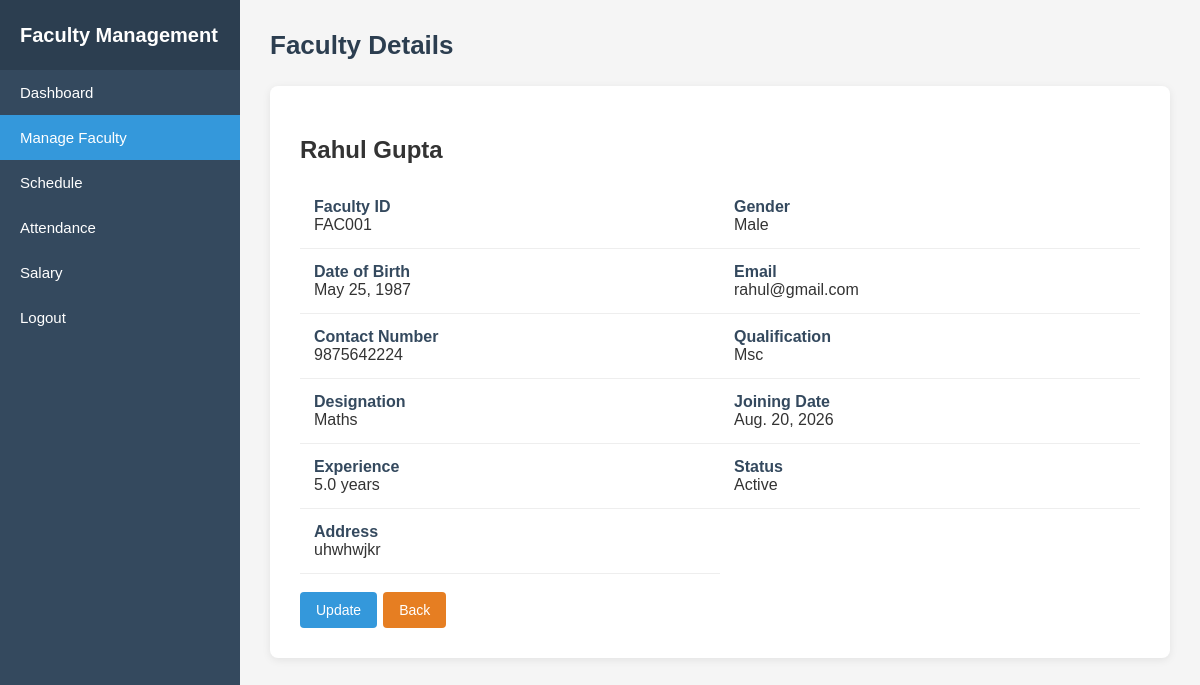
/view-faculty/FAC001/ (signed in), run on the app's committed database.
### faculty/models.py (models this page shows)
class Faculty(models.Model):
    FacultyID = models.CharField(max_length=10, primary_key=True)
    Password = models.CharField(max_length=255, blank=True)
    ProfilePhoto = models.ImageField(upload_to="faculty_photos/", blank=True)
    FirstName = models.CharField(max_length=50)
    LastName = models.CharField(max_length=50)
    Gender = models.CharField(max_length=20)
    DOB = models.DateField()
    Email = models.EmailField()
    ContactNumber = models.CharField(max_length=10)
    Address = models.TextField()
    Qualification = models.CharField(max_length=100)
    Designation = models.CharField(max_length=100)
    JoiningDate = models.DateField()
    Experience = models.DecimalField(max_digits=4, decimal_places=1)
    Status = models.CharField(max_length=20)

### faculty/views.py (the view)
def view_faculty(request, faculty_id):
    if "admin_id" not in request.session:
        return redirect("login")
    faculty = get_object_or_404(
        Faculty,
        FacultyID=faculty_id
    )
    return render(
        request,
        "view_faculty.html",
        {
            "faculty": faculty
        }
    )

### templates/view_faculty.html (shortened to what this page needs)
{% load static %}
<!DOCTYPE html>
<html lang="en">
<head>
    <link rel="stylesheet" href="{% static 'style.css' %}?v=4">
</head>
<body>
<div class="dashboard-container">
    <aside class="sidebar">
        <div class="sidebar-header">
            <h2>Faculty Management</h2>
        </div>
        <ul class="sidebar-menu">
            <li>
                <a href="{% url 'dashboard' %}">
                    Dashboard
                </a>
            </li>
            <li>
                <a href="{% url 'manage_faculty' %}" class="active">
                    Manage Faculty
                </a>
            </li>
             <li>
                <a href="{% url 'schedule' %}">
                    Schedule
                </a>
            </li>
            <li>
                <a href="{% url 'attendance' %}">
                    Attendance
                </a>
            </li>
            <li>
                <a href="{% url 'salary' %}">
                    Salary
                </a>
            </li>
            <li>
                <a href="{% url 'logout' %}">
                    Logout
                </a>
            </li>
        </ul>
    </aside>
    <main class="main-content">
        <div class="page-container">
            <h1 class="page-title">
                Faculty Details
            </h1>
            <div class="view-faculty-card">
                <h2>
                    {{ faculty.FirstName }} {{ faculty.LastName }}
                </h2>
                <div class="faculty-details">
                    <div class="detail-item">
                        <strong>Faculty ID</strong><br>
                        {{ faculty.FacultyID }}
                    </div>
                    <div class="detail-item">
                        <strong>Gender</strong><br>
                        {{ faculty.Gender }}
                    </div>
                    <div class="detail-item">
                        <strong>Date of Birth</strong><br>
                        {{ faculty.DOB }}
                    </div>
                    <div class="detail-item">
                        <strong>Email</strong><br>
                        {{ faculty.Email }}
                    </div>
                    <div class="detail-item">
                        <strong>Contact Number</strong><br>
                        {{ faculty.ContactNumber }}
                    </div>
                    <div class="detail-item">
                        <strong>Qualification</strong><br>
                        {{ faculty.Qualification }}
                    </div>
                    <div class="detail-item">
                        <strong>Designation</strong><br>
                        {{ faculty.Designation }}
                    </div>
                    <div class="detail-item">
                        <strong>Joining Date</strong><br>
                        {{ faculty.JoiningDate }}
                    </div>
                    <div class="detail-item">
                        <strong>Experience</strong><br>
                        {{ faculty.Experience }} years
                    </div>
                    <div class="detail-item">
                        <strong>Status</strong><br>
                        {{ faculty.Status }}
                    </div>
                    <div class="detail-item">
                        <strong>Address</strong><br>
                        {{ faculty.Address }}
                    </div>
                </div>
                <br>
                <div class="action-buttons">
                    <a
                        href="{% url 'update_faculty' faculty.FacultyID %}"
                        class="btn btn-primary"
                    >
                        Update
                    </a>
                    <a
                        href="{% url 'manage_faculty' %}"
                        class="btn btn-warning"
                    >
                        Back
                    </a>
                </div>
            </div>
        </div>
    </main>
</div>
</body>
</html>

### data on the page
Faculty: FirstName "Rahul", LastName "Gupta", FacultyID "FAC001", Gender "Male", DOB "May 25, 1987", Email "rahul@gmail.com", ContactNumber "9875642224", Qualification "Msc", Designation "Maths", JoiningDate "Aug. 20, 2026", Experience "5.0", Status "Active", Address "uhwhwjkr"
